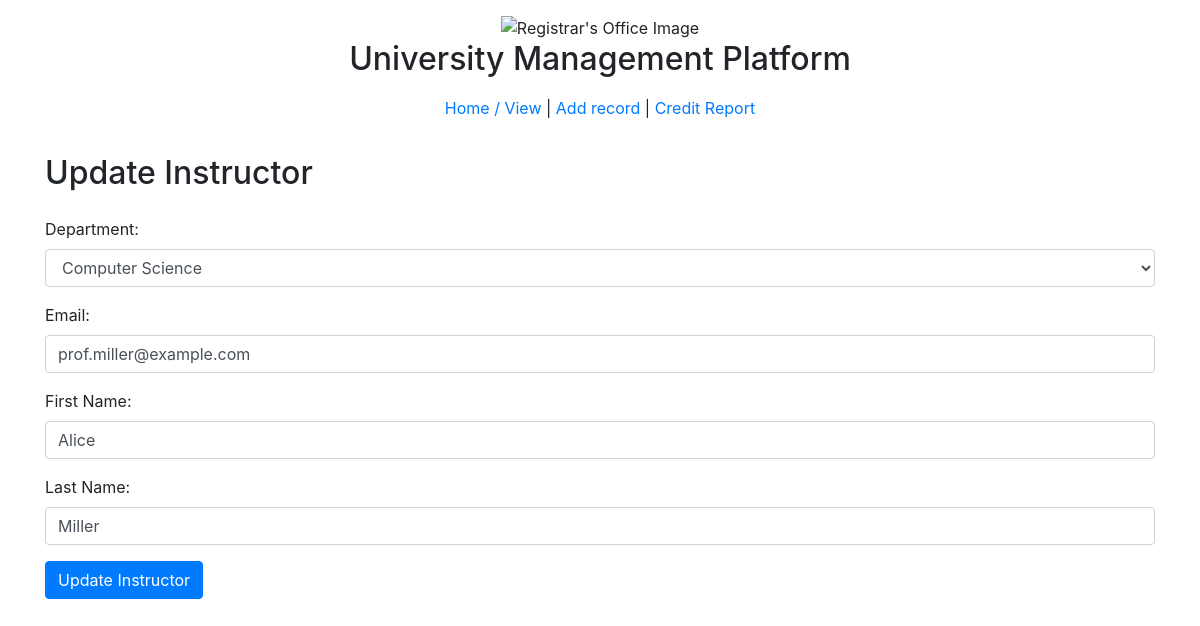
Page /update/instructor.php?id=1 on the committed database.
### tables this page shows
CREATE TABLE IF NOT EXISTS `Instructor` (
  `InstructorID` INT NOT NULL AUTO_INCREMENT,
  `EmailID` INT NOT NULL,
  `DepartmentID` INT NOT NULL,
  `FirstName` VARCHAR(45) NOT NULL,
  `LastName` VARCHAR(45) NOT NULL,
  PRIMARY KEY (`InstructorID`),
  FOREIGN KEY (`DepartmentID`)
    REFERENCES `Department` (`DepartmentID`)
    ON UPDATE CASCADE
    ON DELETE RESTRICT,
  FOREIGN KEY (`EmailID`)
    REFERENCES `Emails` (`EmailID`)
)
AUTO_INCREMENT = 1;

CREATE TABLE IF NOT EXISTS `Department` (
  `DepartmentID` INT NOT NULL AUTO_INCREMENT,
  `DepartmentName` VARCHAR(45) NOT NULL,
  PRIMARY KEY (`DepartmentID`))
  AUTO_INCREMENT = 1;

CREATE TABLE IF NOT EXISTS `Emails` (
  `EmailID` INT NOT NULL AUTO_INCREMENT,
  `EmailAddress` VARCHAR(45) NOT NULL UNIQUE,
  PRIMARY KEY (`EmailID`))
AUTO_INCREMENT = 1;

### update/instructor.php (the view, shortened to what this page needs)
<?php
require_once('../mysqli_connect.php');
$id = $_GET['id'];
$sql = "SELECT * FROM Instructor WHERE InstructorID = ?";
$stmt = $dbc->prepare($sql);
$stmt->bind_param("i", $id);
$stmt->execute();
$result = $stmt->get_result();
$record = $result->fetch_assoc();
$emailID = $record['EmailID'];
$emailID = mysqli_real_escape_string($dbc, $emailID);
$emailSql = "SELECT * FROM Emails WHERE EmailID = ?";
$stmt = $dbc->prepare($emailSql);
$stmt->bind_param("i", $emailID);
$stmt->execute();
$result = $stmt->get_result();
$email = $result->fetch_assoc();
$sql_departments = "SELECT * FROM Department";
$departments = $dbc->query($sql_departments);
?>
<body>
  <div class="container">
    <h2 class="mt-4 mb-4">Update Instructor</h2>
    <form action="instructor_update_process.php" method="POST">
      <div class="form-group">
        <label for="DepartmentID">Department:</label>
        <select class="form-control" name="DepartmentID" id="DepartmentID" required>
          <?php while($department = $departments->fetch_assoc()) { ?>
            <option value="<?php echo $department['DepartmentID']; ?>" <?php if($record['DepartmentID'] == $department['DepartmentID']) echo 'selected'; ?>><?php echo $department['DepartmentName']; ?></option>
          <?php } ?>
        </select>
      </div>
      <div class="form-group">
        <label for="Email">Email:</label>
        <input type="email" class="form-control" name="Email" id="Email" value="<?php echo $email['EmailAddress']; ?>" required>
      </div>
      <div class="form-group">
        <label for="FirstName">First Name:</label>
        <input type="text" class="form-control" name="FirstName" id="FirstName" value="<?php echo $record['FirstName']; ?>" required>
      </div>
      <div class="form-group">
        <label for="LastName">Last Name:</label>
        <input type="text" class="form-control" name="LastName" id="LastName" value="<?php echo $record['LastName']; ?>" required>
      </div>
      <button type="submit" class="btn btn-primary" name="submit">Update Instructor</button>
    </form>
  </div>
</body>
</html>

### rows in the picture
instructor: DepartmentID "Computer Science", FirstName "Alice", LastName "Miller"
emails: Email "prof.miller@example.com"
